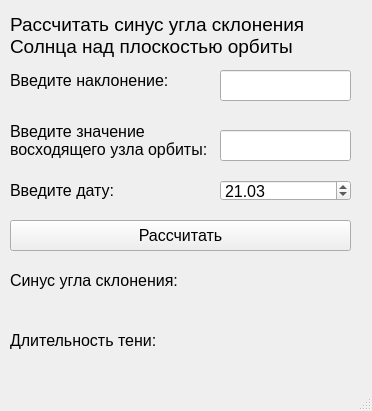
<?xml version="1.0" encoding="UTF-8"?>
<ui version="4.0">
 <class>CustomShadowDurationOneDay</class>
 <widget class="QMainWindow" name="CustomShadowDurationOneDay">
  <property name="geometry">
   <rect>
    <x>0</x>
    <y>0</y>
    <width>372</width>
    <height>411</height>
   </rect>
  </property>
  <property name="windowTitle">
   <string>MainWindow</string>
  </property>
  <widget class="QWidget" name="centralwidget">
   <widget class="QLabel" name="ResultDurLabel">
    <property name="geometry">
     <rect>
      <x>220</x>
      <y>320</y>
      <width>131</width>
      <height>41</height>
     </rect>
    </property>
    <property name="font">
     <font>
      <pointsize>12</pointsize>
     </font>
    </property>
    <property name="text">
     <string/>
    </property>
   </widget>
   <widget class="QLabel" name="label_10">
    <property name="geometry">
     <rect>
      <x>10</x>
      <y>180</y>
      <width>161</width>
      <height>21</height>
     </rect>
    </property>
    <property name="font">
     <font>
      <pointsize>12</pointsize>
     </font>
    </property>
    <property name="text">
     <string>Введите дату:</string>
    </property>
   </widget>
   <widget class="QLineEdit" name="UserO">
    <property name="geometry">
     <rect>
      <x>220</x>
      <y>130</y>
      <width>131</width>
      <height>31</height>
     </rect>
    </property>
    <property name="font">
     <font>
      <pointsize>12</pointsize>
     </font>
    </property>
   </widget>
   <widget class="QLineEdit" name="userI">
    <property name="geometry">
     <rect>
      <x>220</x>
      <y>70</y>
      <width>131</width>
      <height>31</height>
     </rect>
    </property>
    <property name="font">
     <font>
      <pointsize>12</pointsize>
     </font>
    </property>
   </widget>
   <widget class="QDateEdit" name="dateEdit">
    <property name="geometry">
     <rect>
      <x>220</x>
      <y>180</y>
      <width>131</width>
      <height>21</height>
     </rect>
    </property>
    <property name="font">
     <font>
      <pointsize>12</pointsize>
     </font>
    </property>
    <property name="dateTime">
     <datetime>
      <hour>0</hour>
      <minute>0</minute>
      <second>0</second>
      <year>2023</year>
      <month>3</month>
      <day>21</day>
     </datetime>
    </property>
    <property name="maximumDateTime">
     <datetime>
      <hour>23</hour>
      <minute>59</minute>
      <second>59</second>
      <year>2023</year>
      <month>12</month>
      <day>31</day>
     </datetime>
    </property>
    <property name="minimumDateTime">
     <datetime>
      <hour>0</hour>
      <minute>0</minute>
      <second>0</second>
      <year>2023</year>
      <month>1</month>
      <day>1</day>
     </datetime>
    </property>
    <property name="displayFormat">
     <string>dd.MM</string>
    </property>
   </widget>
   <widget class="QLabel" name="resultSinLabel">
    <property name="geometry">
     <rect>
      <x>220</x>
      <y>260</y>
      <width>131</width>
      <height>31</height>
     </rect>
    </property>
    <property name="font">
     <font>
      <pointsize>12</pointsize>
     </font>
    </property>
    <property name="text">
     <string/>
    </property>
   </widget>
   <widget class="QLabel" name="label_6">
    <property name="geometry">
     <rect>
      <x>10</x>
      <y>120</y>
      <width>201</width>
      <height>41</height>
     </rect>
    </property>
    <property name="font">
     <font>
      <pointsize>12</pointsize>
     </font>
    </property>
    <property name="text">
     <string>Введите значение 
восходящего узла орбиты:</string>
    </property>
   </widget>
   <widget class="QLabel" name="label_7">
    <property name="geometry">
     <rect>
      <x>10</x>
      <y>320</y>
      <width>201</width>
      <height>41</height>
     </rect>
    </property>
    <property name="font">
     <font>
      <pointsize>12</pointsize>
     </font>
    </property>
    <property name="text">
     <string>Длительность тени:</string>
    </property>
   </widget>
   <widget class="QLabel" name="label_2">
    <property name="geometry">
     <rect>
      <x>10</x>
      <y>10</y>
      <width>341</width>
      <height>51</height>
     </rect>
    </property>
    <property name="font">
     <font>
      <pointsize>14</pointsize>
     </font>
    </property>
    <property name="text">
     <string>Рассчитать синус угла склонения 
Солнца над плоскостью орбиты</string>
    </property>
   </widget>
   <widget class="QLabel" name="label_5">
    <property name="geometry">
     <rect>
      <x>10</x>
      <y>70</y>
      <width>161</width>
      <height>21</height>
     </rect>
    </property>
    <property name="font">
     <font>
      <pointsize>12</pointsize>
     </font>
    </property>
    <property name="text">
     <string>Введите наклонение:</string>
    </property>
   </widget>
   <widget class="QLabel" name="label_9">
    <property name="geometry">
     <rect>
      <x>10</x>
      <y>260</y>
      <width>201</width>
      <height>41</height>
     </rect>
    </property>
    <property name="font">
     <font>
      <pointsize>12</pointsize>
     </font>
    </property>
    <property name="text">
     <string>Синус угла склонения:</string>
    </property>
   </widget>
   <widget class="QPushButton" name="pushButton">
    <property name="geometry">
     <rect>
      <x>10</x>
      <y>220</y>
      <width>341</width>
      <height>31</height>
     </rect>
    </property>
    <property name="font">
     <font>
      <pointsize>12</pointsize>
     </font>
    </property>
    <property name="text">
     <string>Рассчитать</string>
    </property>
   </widget>
  </widget>
  <widget class="QMenuBar" name="menubar">
   <property name="geometry">
    <rect>
     <x>0</x>
     <y>0</y>
     <width>372</width>
     <height>20</height>
    </rect>
   </property>
  </widget>
  <widget class="QStatusBar" name="statusbar"/>
 </widget>
 <resources/>
 <connections/>
</ui>
